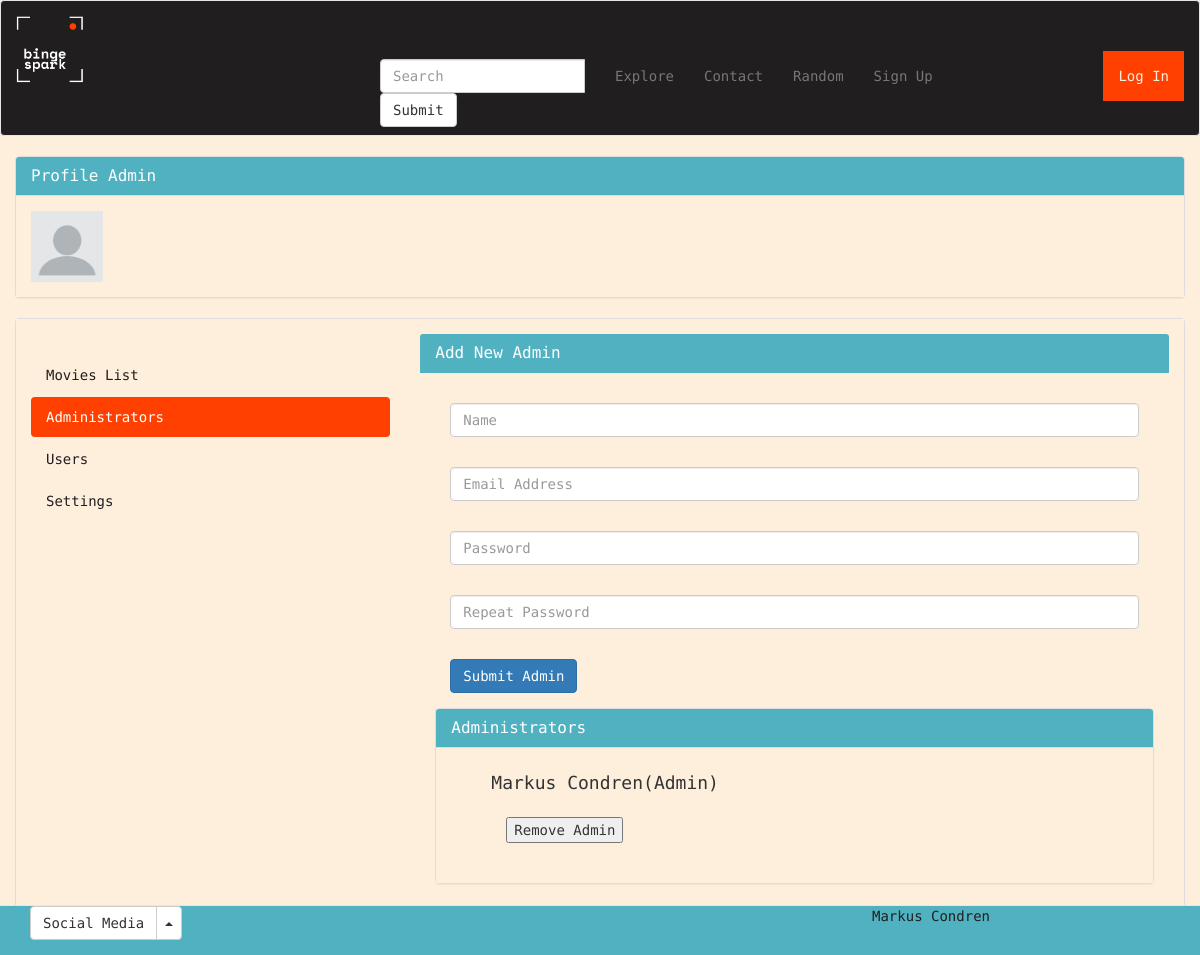
The app's page /bingespark/admin/admin_profile_ad.php, older data.
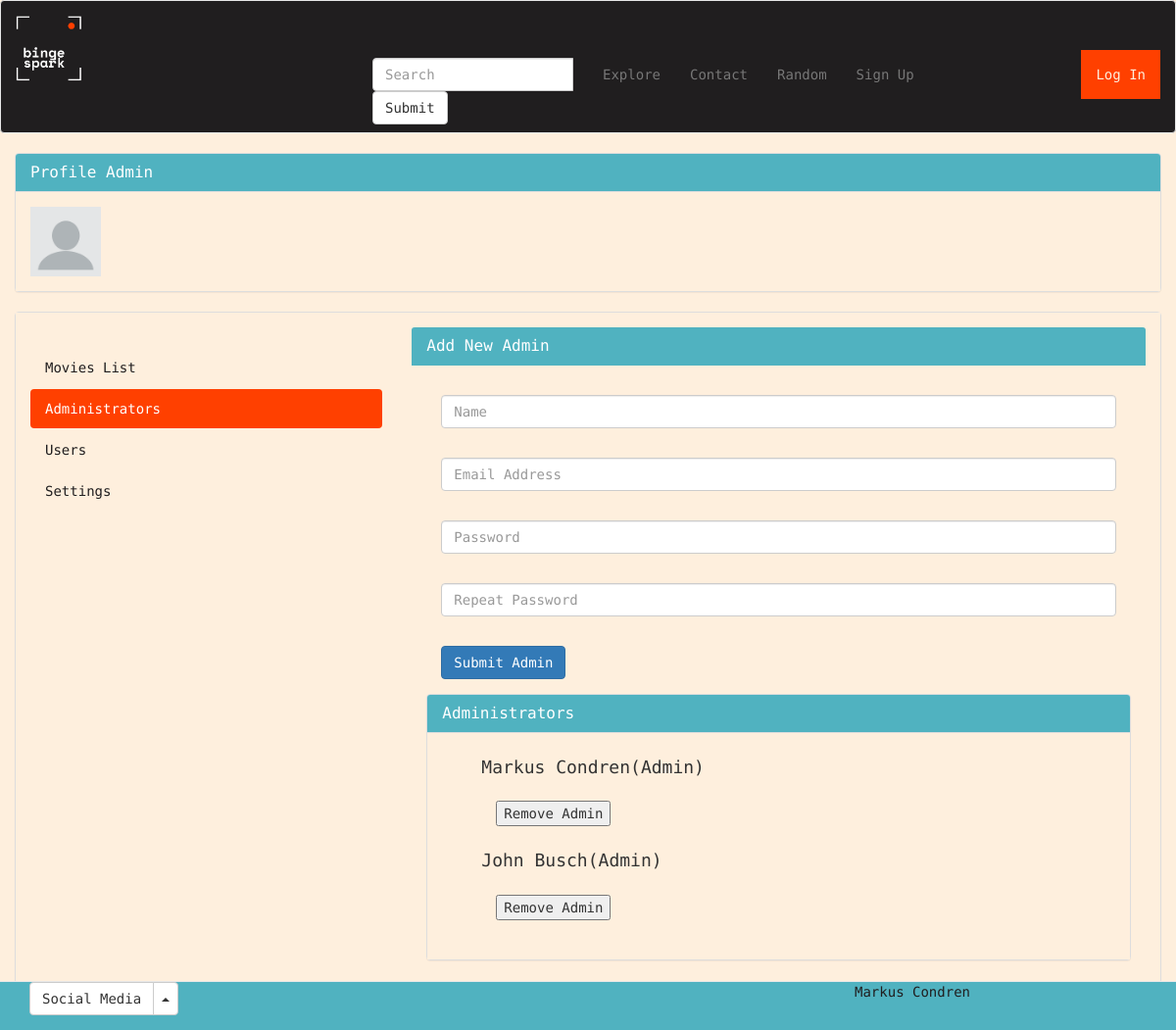
The same page, newer data.
### tables this page shows
CREATE TABLE `user` (
  `user_id` int(11) NOT NULL,
  `user_type_id` int(11) NOT NULL,
  `name` varchar(255) NOT NULL,
  `email` varchar(255) NOT NULL,
  `username` varchar(255) NOT NULL,
  `password` varbinary(255) DEFAULT NULL,
  `profile_picture` text DEFAULT NULL
);

### bingespark/admin/admin_profile_ad.php (the view, shortened to what the changed rows need)
<?php
include_once("../partials/functions.php");
$user_query = "SELECT * FROM user;";
$user_query_result = $dbconn->query($user_query);
$users = array();
while ($row = $user_query_result->fetch_assoc()) {
    $users[] = $row;
}
?>
<!DOCTYPE html>
<html lang="en">
<head>
    <?php include('../partials/head_2.php') ?>
</head>
<body>
    <div class="container-fluid" id="profile-panel">
        <div class="panel panel-default">
            <div class="panel-body" id="profile-panel-body">
                <div class="row">
                    <div class="col-xs-12 col-sm-8 col-md-8">
                        <div class="panel-body" id="profile-panel-body">
                            <div class="panel panel-default">
                                <div class="panel-body" id="profile-panel-body">
                                    <ul>
                                        <div data-bs-spy="scroll" data-bs-target="#navbar-example3" data-bs-offset="0" tabindex="0">
                                            <?php
                                            foreach ($users as $row) {
                                                $user_id = $row["user_id"];
                                                $user_type_id = $row["user_type_id"];
                                                $name = $row["name"];
                                                if ($user_type_id == 1) {
                                                    echo
                                                    "
                                               <h4>$name(Admin)</h4>
                                                <form action='delete_admin.php' method='POST' name='form'>
                                                <div class='panel-body' id='profile-panel-body'>
                                                <input class='form-control' type='hidden' value='$user_id' aria-label='readonly input example' name='userid' readonly>
                                                    <div><input type='submit' name='submit' value='Remove Admin' /></div>
                                                </div>
                                                </form>
                                                ";
                                                }
                                            }
                                            ?>
                                        </div>
                                    </ul>
                                </div>
                            </div>
                        </div>
                    </div>
                </div>
            </div>
            <?php include('../partials/footer_2.php'); ?>
</body>

Row changes from the older to the newer data that the page shows:
added user: name "John Busch"
